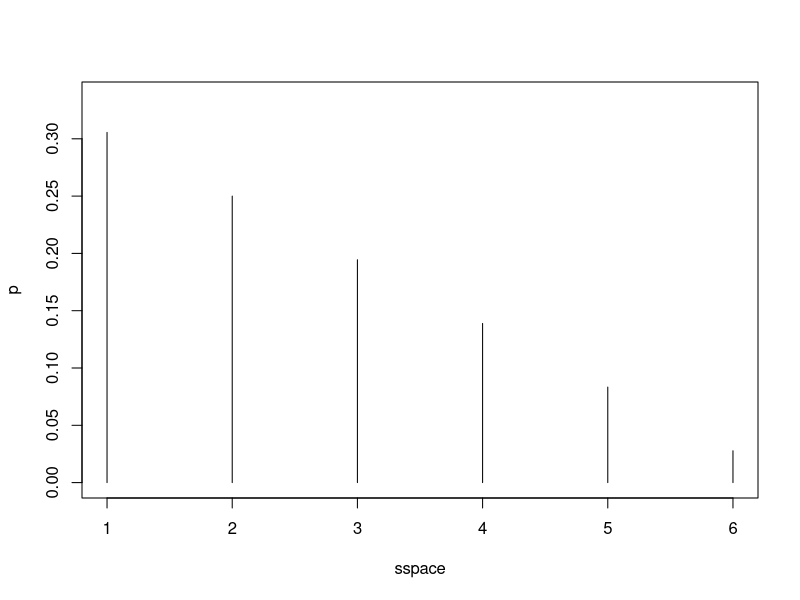
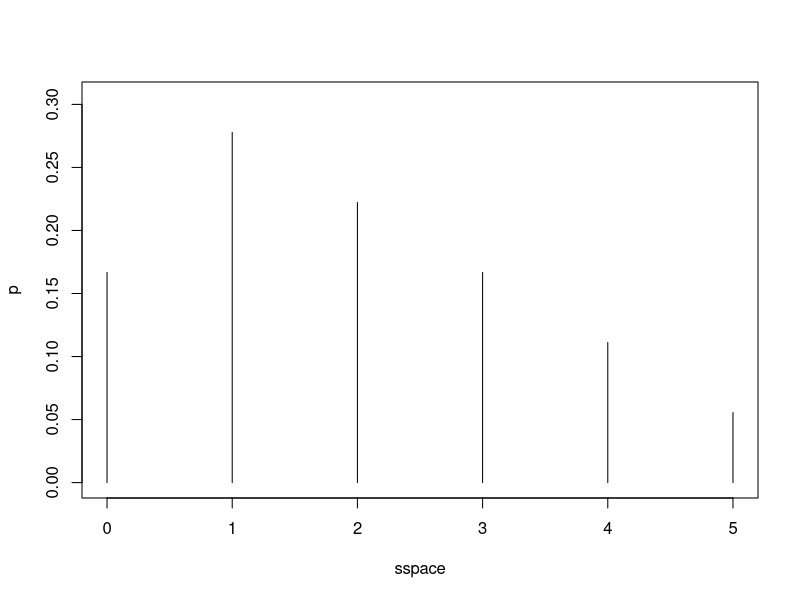
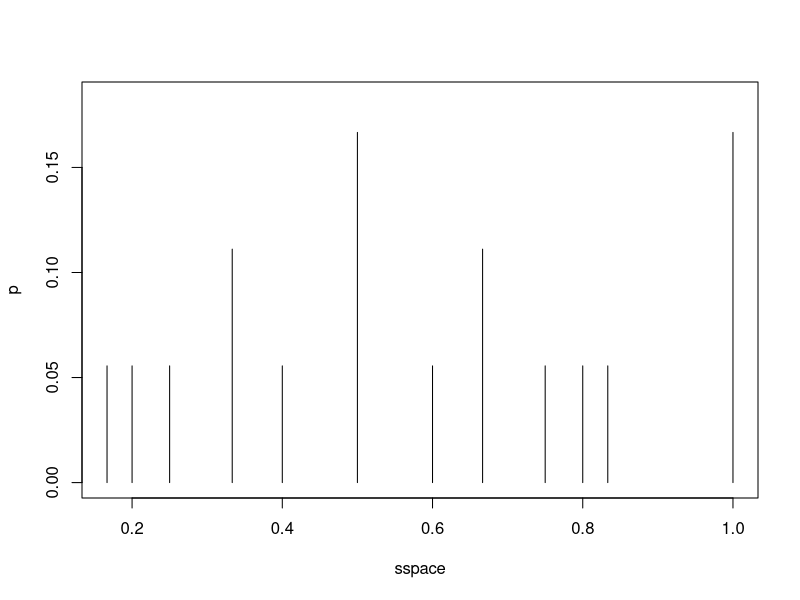
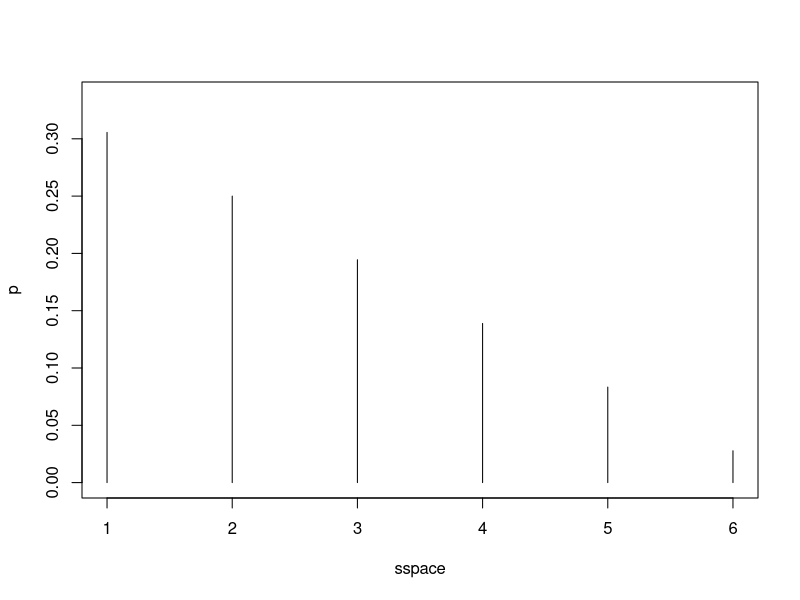
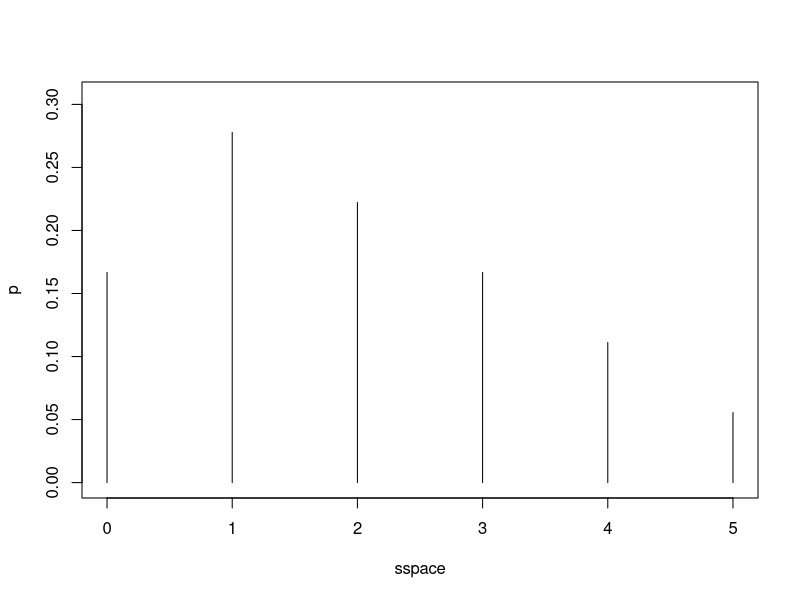
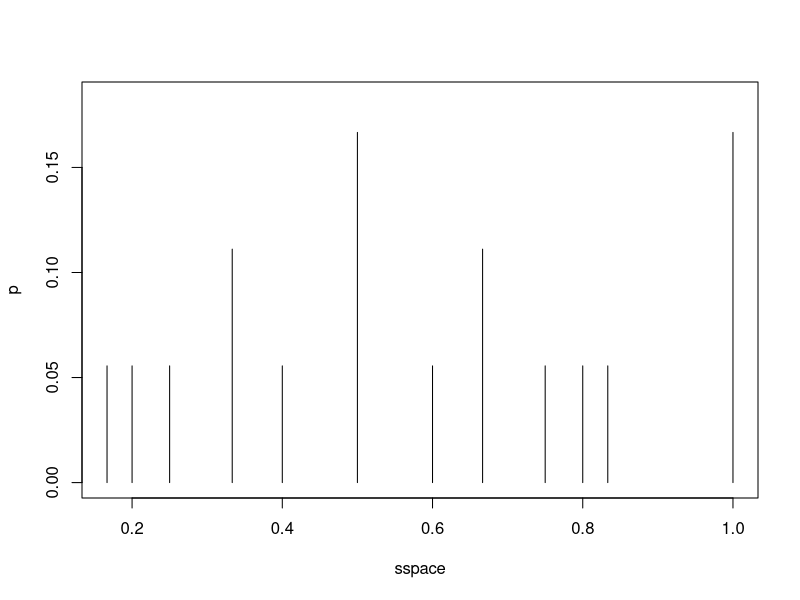
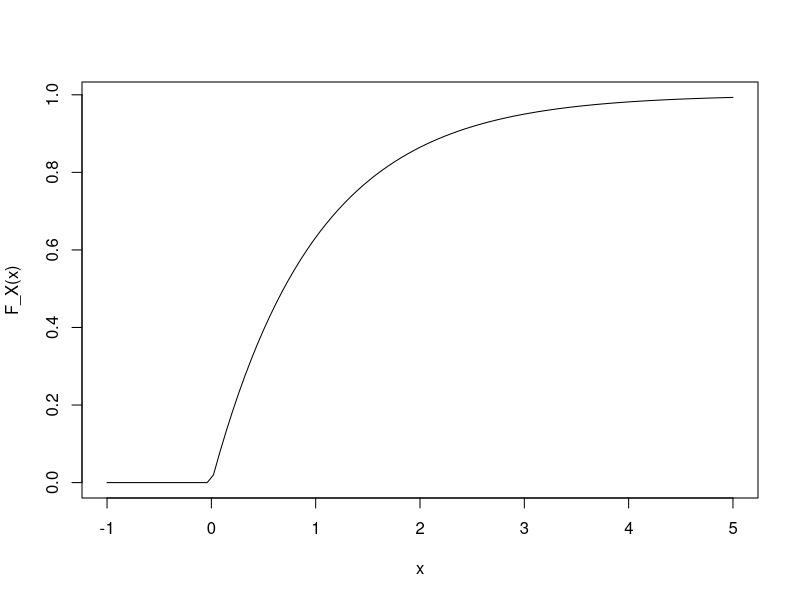
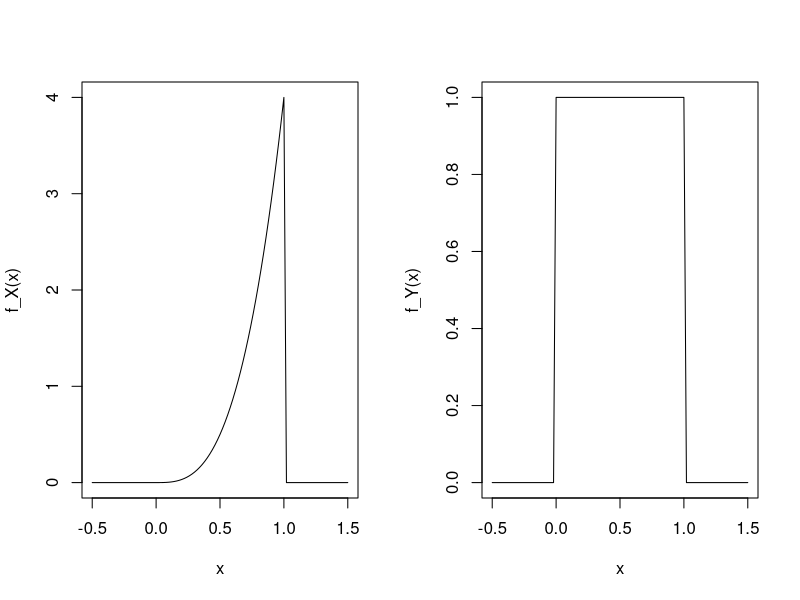

The R source for these figures, in order:
# solutions.R

### chapter 15 ###

# problem 1.  we could solve this problem manually, but let's do it in R
# to avoid doing a lot of number crunching by hand, and also to see how to
# use some new R functions.

# first we'll make a data frame that has all possible rolls of the two dice
df <- expand.grid( d1=1:6, d2=1:6 )  # the expand.grid function is the cartesian product

# (a) X = minimum value showing

olist <- pmin( df$d1, df$d2 )     # get the outcomes

sspace <- sort( unique( olist ) ) # eliminate duplicates to get the sample space
n <- as.vector( table( olist ) )  # count number of occurrences of each outcome
p <- n / sum(n)                   # convert counts to probabilities
plot( sspace, p, type='h', ylim=c(0,1.1*max(p)) )  # plot the pmf
e <- sum( sspace*p )              # find the expected value

# (b) X = absolute difference between two values showing

olist <- abs( df$d1 - df$d2 )     # get the outcomes

# notice that the next five lines are the same as the lines we used in part (a),
# so really we should put them into a function instead of typing them out again.
# here I'll keep the duplicated lines to make it clearer what's going on, but as we
# become more familiar with R code I'll make more extensive use of functions.
# also, below (part (abc') I show how to put this code into a function.
sspace <- sort( unique( olist ) ) # eliminate duplicates to get the sample space
n <- as.vector( table( olist ) )  # count number of occurrences of each outcome
p <- n / sum(n)                   # convert counts to probabilities
plot( sspace, p, type='h', ylim=c(0,1.1*max(p)) )  # plot the pmf
e <- sum( sspace*p )              # find the expected value

# (c) X = minimum value showing divided by the other value showing

olist <- pmin( df$d1, df$d2 ) / pmax( df$d1, df$d2 )  # get the outcomes

# here again, same five lines as above.
sspace <- sort( unique( olist ) ) # eliminate duplicates to get the sample space
n <- as.vector( table( olist ) )  # count number of occurrences of each outcome
p <- n / sum(n)                   # convert counts to probabilities
plot( sspace, p, type='h', ylim=c(0,1.1*max(p)) )  # plot the pmf
e <- sum( sspace*p )              # find the expected value

# (abc')  let's do all of the above again, this time putting the analysis code
#         into a function

getpmf <- function( result_list ) {
    sspace <- sort( unique( result_list ) ) # eliminate duplicates to get the sample space
    n <- as.vector( table( result_list ) )  # count number of occurrences of each outcome
    p <- n / sum(n)                         # convert counts to probabilities
    plot( sspace, p, type='h', ylim=c(0,1.1*max(p)) )  # plot the pmf
    e <- sum( sspace*p )                    # find the expected value
}

olist <- pmin( df$d1, df$d2 )  # part (a)
getpmf( olist )

olist <- abs( df$d1 - df$d2 )  # part (b)
getpmf( olist )

olist <- pmin( df$d1, df$d2 ) / pmax( df$d1, df$d2 )  # part (c)
getpmf( olist )



# problem 9

# # code from problem statement
# maxheads <- function(n.toss) {
#   # returns the length of the longest sequence of heads # in a sequence of n.toss coin tosses
#   n_heads = 0 # length of current head sequence
#   max_heads = 0 # length of longest head sequence so far
#   for (i in 1:n.toss) {
#     # toss a coin and work out length of current head sequence
#     if (runif(1) < 0.5) { # a head, sequence of heads increases by 1
#       n_heads <- n_heads + 1
#     } else { # a tail, sequence of heads goes back to 0
#       n_heads <- 0
#     }
#     # see if current sequence of heads is the longest
#     if (n_heads > max_heads) {
#       max_heads <- n_heads
#     }
#   }
#   return(max_heads)
# }

# supplementary exercise:  rewrite maxheads using rle
maxheads <- function( n.toss ) {
    
    # make a sequence of coin tosses; 1 = heads, 0 = tails
    c.toss <- sample( c( 0, 1 ), n.toss, replace=TRUE )
    
    # encode lengths of sequences of heads and tails
    r <- rle( c.toss )
    
    # find length of longest sequence of heads
    return( max( r$lengths[ r$values==1 ] ) )

}

# get a large sample
len <- 20        # number of coin flips
nsamp <- 10000   # number of elements in the sample
hsamp <- replicate( nsamp, maxheads(len) )  # get the sample

# get a histogram of the sample
h <- hist( hsamp, breaks=seq( -0.5, len+0.5, by=1 ), plot=FALSE )

# estimate the probability mass function (pmf) using the histogram
x <- 0:len
p_hat <- h$count / nsamp

# print the pmf
cat( '   x  p_hat(x)\n' )
cat( '--------------\n')
for( i in 1:len )
    cat( sprintf( '  %2d    %.4f\n', x[i], p_hat[i] ) )


# problem 15(a)

# define the cdf
F_X <- function( x ) {
    y <- rep( 0, length( x ) )
    k <- x>0
    y[k] = 1 - exp(-x[k])
    return( y )
}

# plot the cdf
curve( F_X( x ), -1, 5 )


# problem 18

# (a)

# define the pdfs
f_X <- function ( x ) {
    y <- rep( 0, length( x ) )
    k <- x >= 0 & x <= 1
    y[k] <- 4 * x[k]^3
    return( y )
}

f_Y <- function ( x ) {
    y <- rep( 0, length( x ) )
    y[ x >= 0 & x <= 1 ] <- 1
    return( y )
}

# plot the pdfs
par( mfrow=c(1,2) )  # put the plots in a 1 x 2 grid
curve( f_X( x ), -0.5, 1.5 )
curve( f_Y( x ), -0.5, 1.5 )

# calculate the mean of X
f <- function( x ) f_X( x ) * x
mu_X <- integrate( f, 0, 1 )$value
cat( 'mu_X =', mu_X, '\n' )

# calculate the mean of Y
f <- function( x ) f_Y( x ) * x
mu_Y <- integrate( f, 0, 1 )$value
cat( 'mu_Y =', mu_Y, '\n' )

# the pdfs are polynomials, so we could also find the means with
# a closed-form integral instead of using numerical integration.

# (b)

# calculate the variance of X
f <- function( x ) f_X( x ) * ( x - mu_X )^2
sigma_X2 <- integrate( f, 0, 1 )$value
cat( 'sigma_X^2 =', sigma_X2, '\n' )

# calculate the variance of Y
f <- function( x ) f_Y( x ) * ( x - mu_Y )^2
sigma_Y2 <- integrate( f, 0, 1 )$value
cat( 'sigma_Y^2 =', sigma_Y2, '\n' )

# again, we could also use closed-form integrals.
